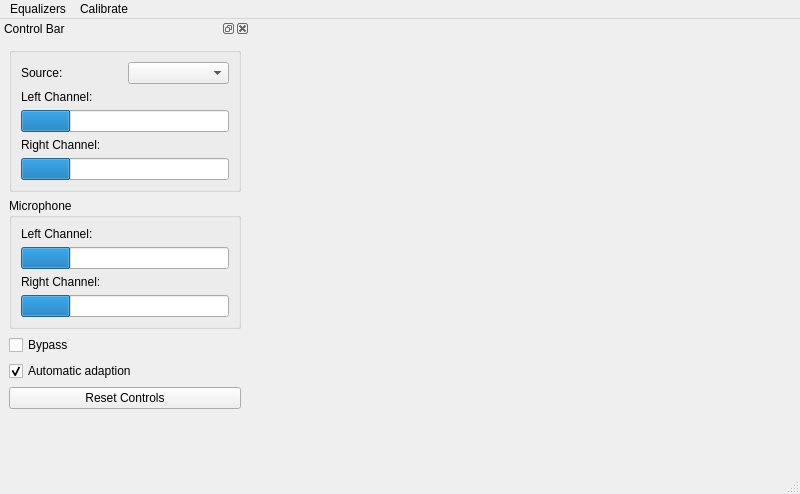
<?xml version="1.0" encoding="UTF-8"?>
<ui version="4.0">
 <class>MainWindow</class>
 <widget class="QMainWindow" name="MainWindow">
  <property name="geometry">
   <rect>
    <x>0</x>
    <y>0</y>
    <width>800</width>
    <height>494</height>
   </rect>
  </property>
  <property name="minimumSize">
   <size>
    <width>800</width>
    <height>400</height>
   </size>
  </property>
  <property name="maximumSize">
   <size>
    <width>16777215</width>
    <height>16777215</height>
   </size>
  </property>
  <property name="windowTitle">
   <string>EAR Audio Rectifier</string>
  </property>
  <property name="windowIcon">
   <iconset resource="../Pics.qrc">
    <normaloff>:/Logo.png</normaloff>:/Logo.png</iconset>
  </property>
  <widget class="QWidget" name="centralwidget"/>
  <widget class="QMenuBar" name="menubar">
   <property name="geometry">
    <rect>
     <x>0</x>
     <y>0</y>
     <width>800</width>
     <height>25</height>
    </rect>
   </property>
   <widget class="QMenu" name="menuEqualizers">
    <property name="title">
     <string>Equalizers</string>
    </property>
    <addaction name="actionSaveLeft"/>
    <addaction name="actionSaveRight"/>
    <addaction name="separator"/>
    <addaction name="actionLoadLeft"/>
    <addaction name="actionLoadRight"/>
   </widget>
   <widget class="QMenu" name="menuMeasure">
    <property name="title">
     <string>Calibrate</string>
    </property>
    <addaction name="calibrateAction"/>
   </widget>
   <addaction name="menuEqualizers"/>
   <addaction name="menuMeasure"/>
  </widget>
  <widget class="QStatusBar" name="statusbar"/>
  <widget class="QDockWidget" name="controlDockWidget">
   <property name="minimumSize">
    <size>
     <width>250</width>
     <height>455</height>
    </size>
   </property>
   <property name="maximumSize">
    <size>
     <width>250</width>
     <height>800</height>
    </size>
   </property>
   <property name="windowTitle">
    <string>Control Bar</string>
   </property>
   <attribute name="dockWidgetArea">
    <number>1</number>
   </attribute>
   <widget class="QWidget" name="dockWidgetContents">
    <layout class="QVBoxLayout" name="verticalLayout_3">
     <item>
      <widget class="QGroupBox" name="groupBox">
       <property name="title">
        <string/>
       </property>
       <layout class="QVBoxLayout" name="verticalLayout">
        <item>
         <layout class="QHBoxLayout" name="horizontalLayout">
          <item>
           <widget class="QLabel" name="label_5">
            <property name="text">
             <string>Source:</string>
            </property>
           </widget>
          </item>
          <item>
           <widget class="QComboBox" name="signalSourceComboBox"/>
          </item>
         </layout>
        </item>
        <item>
         <widget class="QLabel" name="label_3">
          <property name="text">
           <string>Left Channel:</string>
          </property>
         </widget>
        </item>
        <item>
         <widget class="QProgressBar" name="musicSourceLeftChannelLevel">
          <property name="value">
           <number>24</number>
          </property>
          <property name="textVisible">
           <bool>false</bool>
          </property>
          <property name="format">
           <string>Left (%p%)</string>
          </property>
         </widget>
        </item>
        <item>
         <widget class="QLabel" name="label_2">
          <property name="text">
           <string>Right Channel:</string>
          </property>
         </widget>
        </item>
        <item>
         <widget class="QProgressBar" name="musicSourceRightChannelLevel">
          <property name="value">
           <number>24</number>
          </property>
          <property name="textVisible">
           <bool>false</bool>
          </property>
          <property name="format">
           <string>Right (%p%)</string>
          </property>
         </widget>
        </item>
       </layout>
      </widget>
     </item>
     <item>
      <widget class="QGroupBox" name="groupBox_2">
       <property name="title">
        <string>Microphone</string>
       </property>
       <layout class="QVBoxLayout" name="verticalLayout_2">
        <item>
         <widget class="QLabel" name="label_6">
          <property name="text">
           <string>Left Channel:</string>
          </property>
         </widget>
        </item>
        <item>
         <widget class="QProgressBar" name="microphoneLeftChannelLevel">
          <property name="value">
           <number>24</number>
          </property>
          <property name="textVisible">
           <bool>false</bool>
          </property>
          <property name="format">
           <string>Left (%p%)</string>
          </property>
         </widget>
        </item>
        <item>
         <widget class="QLabel" name="label_4">
          <property name="text">
           <string>Right Channel:</string>
          </property>
         </widget>
        </item>
        <item>
         <widget class="QProgressBar" name="microphoneRightChannelLevel">
          <property name="enabled">
           <bool>true</bool>
          </property>
          <property name="autoFillBackground">
           <bool>false</bool>
          </property>
          <property name="value">
           <number>24</number>
          </property>
          <property name="textVisible">
           <bool>false</bool>
          </property>
          <property name="invertedAppearance">
           <bool>false</bool>
          </property>
          <property name="format">
           <string>Right (%p%)</string>
          </property>
         </widget>
        </item>
       </layout>
      </widget>
     </item>
     <item>
      <widget class="QCheckBox" name="bypass">
       <property name="text">
        <string>Bypass</string>
       </property>
      </widget>
     </item>
     <item>
      <widget class="QCheckBox" name="automaticAdaption">
       <property name="text">
        <string>Automatic adaption</string>
       </property>
       <property name="checked">
        <bool>true</bool>
       </property>
      </widget>
     </item>
     <item>
      <widget class="QPushButton" name="resetControlsPushButton">
       <property name="text">
        <string>Reset Controls</string>
       </property>
      </widget>
     </item>
     <item>
      <spacer name="verticalSpacer">
       <property name="orientation">
        <enum>Qt::Vertical</enum>
       </property>
       <property name="sizeHint" stdset="0">
        <size>
         <width>20</width>
         <height>19</height>
        </size>
       </property>
      </spacer>
     </item>
    </layout>
   </widget>
  </widget>
  <action name="actionSaveLeft">
   <property name="text">
    <string>Left -&gt; File</string>
   </property>
  </action>
  <action name="actionSaveRight">
   <property name="text">
    <string>Right -&gt; File</string>
   </property>
  </action>
  <action name="actionLoadLeft">
   <property name="text">
    <string>File -&gt; Left</string>
   </property>
  </action>
  <action name="actionLoadRight">
   <property name="text">
    <string>File -&gt; Right</string>
   </property>
  </action>
  <action name="calibrateAction">
   <property name="text">
    <string>Calibrate Latency</string>
   </property>
  </action>
 </widget>
 <resources>
  <include location="../Pics.qrc"/>
 </resources>
 <connections/>
</ui>
